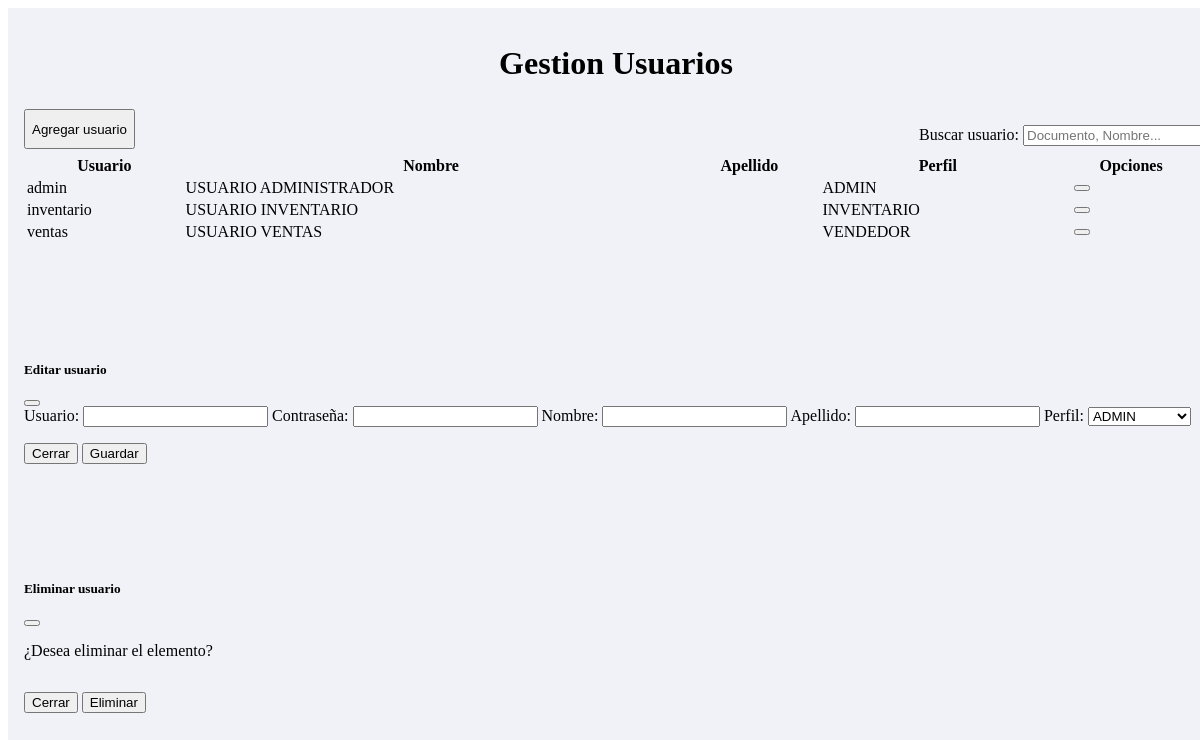
The page /vista/html/usuario/usuarios.php on the database its author committed.
### tables this page shows
CREATE TABLE `usuarios` (
  `usuario` varchar(16) NOT NULL,
  `contrasena` varchar(256) NOT NULL,
  `nombre` varchar(45) NOT NULL,
  `apellido` varchar(45) DEFAULT NULL,
  `perfil_id` int NOT NULL,
  PRIMARY KEY (`usuario`),
  UNIQUE KEY `usuario_UNIQUE` (`usuario`),
  KEY `fk_usuario_perfil_idx` (`perfil_id`),
  CONSTRAINT `fk_usuario_perfil` FOREIGN KEY (`perfil_id`) REFERENCES `perfiles` (`perfil_id`) ON DELETE RESTRICT ON UPDATE RESTRICT
);

CREATE TABLE `perfiles` (
  `perfil_id` int NOT NULL AUTO_INCREMENT,
  `nombre` enum('ADMIN','VENDEDOR','GERENTE','INVENTARIO') NOT NULL,
  PRIMARY KEY (`perfil_id`)
);

### vista/html/usuario/usuarios.php (the view, shortened to what this page needs)
<head>
    <link rel="stylesheet" href="vista/css/usuario/usuario.css" />
    <link rel="stylesheet" href="vista/css/usuario/modalUsuario.css" />
</head>
<?php
$mysqli = include(ROOT_PATH . "db.php");
$resultado = $mysqli->query("SELECT usuarios.usuario, usuarios.contrasena, usuarios.nombre, usuarios.apellido, perfiles.perfil_id ,perfiles.nombre as perfil
                            FROM usuarios
                            INNER JOIN perfiles
                            ON usuarios.perfil_id = perfiles.perfil_id");
$rows = $resultado->fetch_all(MYSQLI_ASSOC);
$perfiles = $mysqli->query("SELECT * FROM perfiles");
$rowsPerfiles = $perfiles->fetch_all(MYSQLI_ASSOC);
?>
<div class="contenido-usuarios">
    <div class="titulo">
        <h1>Gestion Usuarios</h1>
    </div>
    <div class="buscar">
        <p>
            Buscar usuario:
            <span><input type="text" name="buscar" placeholder="Documento, Nombre..." /></span>
        </p>
        <button class="btn btn-success" onclick=" location.href='index.php?accion=agregarUsuario'">
            Agregar usuario
        </button>
    </div>
    <table class="table table-sm table-bordered grid-table">
        <thead>
            <tr>
                <th scope="col">Usuario</th>
                <th scope="col">Nombre</th>
                <th scope="col">Apellido</th>
                <th scope="col">Perfil</th>
                <th scope="col" colspan="2">Opciones</th>
            </tr>
        </thead>
        <tbody class="table-group-divider">
            <?php
            foreach ($rows as $row) {
            ?>
                <tr>
                    <td scope="row"> <?php echo $row['usuario']; ?></td>
                    <td> <?php echo $row['nombre']; ?></td>
                    <td> <?php echo $row['apellido']; ?></td>
                    <td> <?php echo $row['perfil']; ?></td>
                    <td><a class="btn btn-primary editbtn" onclick="selectUsuario('<?php echo $row['usuario']; ?>')" data-bs-toggle="modal" data-bs-target="#editarModal"><i class="bi bi-pencil"></i></a></td>
                    <td><button class="btn btn-danger" onclick="delUsuario('<?php echo $row['usuario']; ?>')" data-bs-toggle="modal" data-bs-target="#borrarModal"><i class="bi bi-trash"></i></button></td>
                </tr>
            <?php } ?>
        </tbody>
    </table>
    <div class="modal fade" id="editarModal" tabindex="-1" aria-labelledby="editModalLabel" aria-hidden="true">
        <div class="modal-dialog">
            <div class="modal-content">
                <div class="modal-header">
                    <h5 class="modal-title" id="editModalLabel">Editar usuario</h5>
                    <button type="button" class="btn-close" data-bs-dismiss="modal" aria-label="Close"></button>
                </div>
                <div class="modal-body">
                    <form action="vista/html/usuario/editarUsuario.php" method="POST" class="grid-form" id="edit-form">
                        <label for="usuario" class="form-label">Usuario: </label>
                        <input type="text" name="usuario" id="usuario" class="form-control" readonly>
                        <label for="contrasena" class="form-label">Contraseña: </label>
                        <input type="password" name="contrasena" id="contrasena" class="form-control" autocomplete="off">
                        <label for="nombre" class="form-label">Nombre: </label>
                        <input type="text" name="nombre" id="nombre" class="form-control">
                        <label for="apellido" class="form-label">Apellido: </label>
                        <input type="text" name="apellido" id="apellido" class="form-control">
                        <label for="perfil" class="form-label">Perfil: </label>
                        <select name="perfil" id="perfil" class="form-control">
                            <?php
                            foreach ($rowsPerfiles as $perfil) {
                                echo '<option value="' . $perfil['perfil_id'] . '">' . $perfil['nombre'] . '</option>';
                            }
                            ?>
                        </select>
                </div>
                <div class="modal-footer">
                    <button type="button" class="btn btn-secondary" data-bs-dismiss="modal">Cerrar</button>
                    <button type="submit" class="btn btn-success input2">Guardar</button>
                </div>
            </div>
        </div>
    </div>
    <div class="modal fade" id="borrarModal" tabindex="-1" aria-labelledby="borrarModalLabel" aria-hidden="true">
        <div class="modal-dialog">
            <div class="modal-content">
                <div class="modal-header">
                    <h5 class="modal-title" id="borrarModalLabel">Eliminar usuario</h5>
                    <button type="button" class="btn-close" data-bs-dismiss="modal" aria-label="Close"></button>
                </div>
                <div class="modal-body">
                    <form action="vista/html/usuario/eliminarUsuario.php" method="post" id="delete-form">
                        <p>¿Desea eliminar el elemento?</p>
                </div>
                <div class="modal-footer">
                    <button type="button" class="btn btn-secondary" data-bs-dismiss="modal">Cerrar</button>
                    <button class="btn btn-danger" type="submit">Eliminar</button>
                </div>
            </div>
        </div>
    </div>
</div>

### vista/css/usuario/Usuario.css (style rules this page uses)
.contenido-usuarios { display: grid; background-color: #f1f2f7; width: 100%; height: 100%; margin: 0 auto 0 auto; padding: 16px; grid-template-columns: 100%; grid-template-rows: 80px 50px auto; }
.contenido-usuarios .titulo { grid-row: 1/2; justify-self: center; align-items: center; color: black; }
.contenido-usuarios .buscar { grid-row: 2/3; display: flex; flex-direction: row-reverse; justify-content: space-between; align-self: center; color: black; height: 40px; }
.contenido-usuarios .buscar p { float: right; }
.grid-table { grid-row: 3/4; height: 40px; }

### vista/css/usuario/modalUsuario.css (style rules this page uses)
.modal-body { display: grid; }
.form-label { text-align: right; }

### rows shown on the page
usuarios: usuario "admin", nombre "USUARIO ADMINISTRADOR", perfil.nombre "ADMIN"
usuarios: usuario "inventario", nombre "USUARIO INVENTARIO", perfil.nombre "INVENTARIO"
usuarios: usuario "ventas", nombre "USUARIO VENTAS", perfil.nombre "VENDEDOR"

### other values the page prints
form field perfil "ADMIN"
